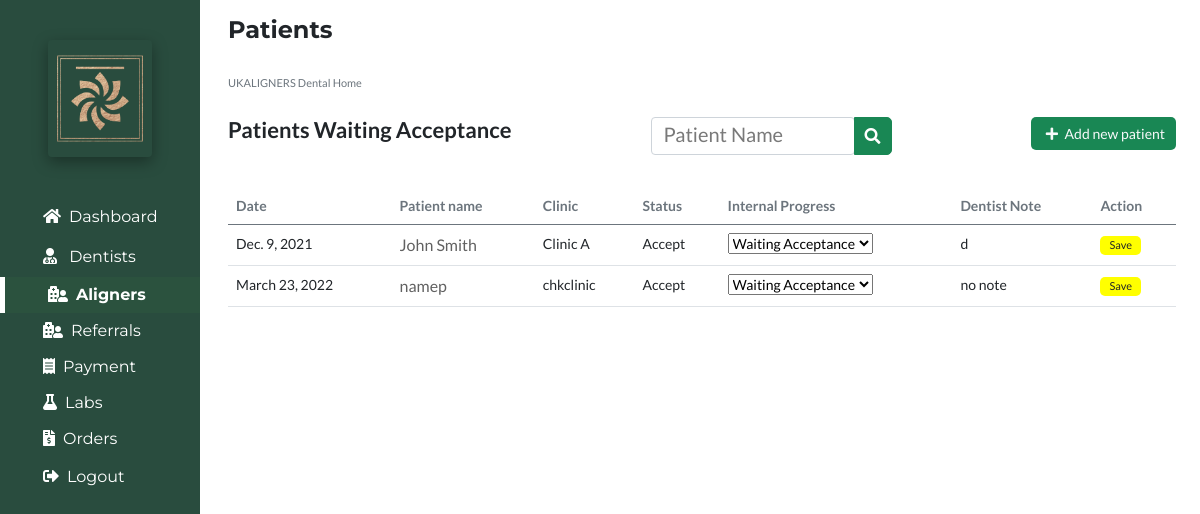
The app's page /patientwa (signed in), older data.
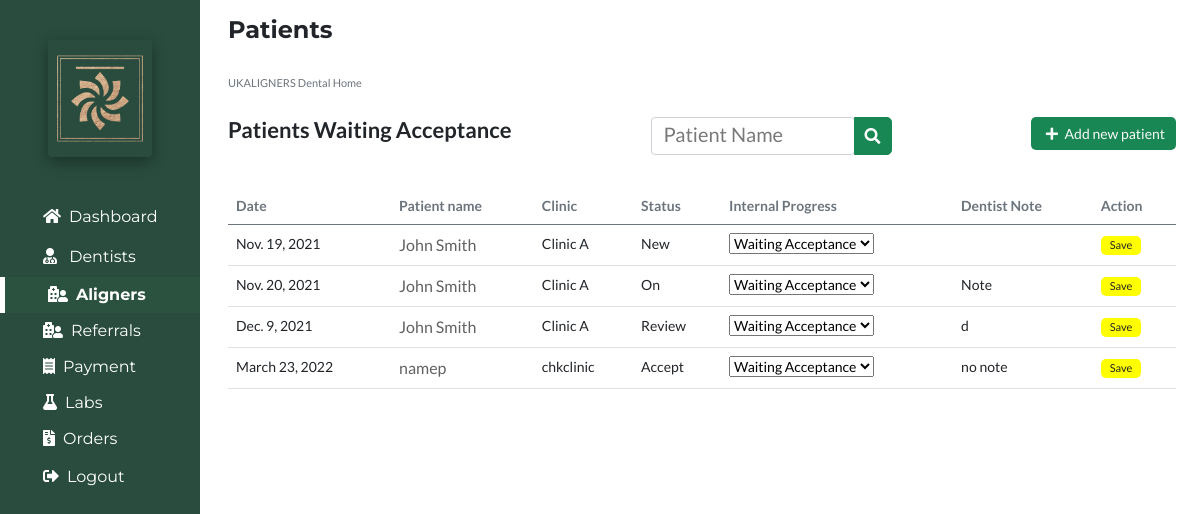
The same page, newer data.
### portfolioApp/models.py (models this page shows, shortened)
class Patient(models.Model):
    Dentist=models.ForeignKey(User,on_delete=models.CASCADE)
    Prescriber=models.CharField(max_length=100,null=True)
    Clinic=models.CharField(max_length=300,null=True)
    Email=models.CharField(max_length=300,null=True)
    Telephone=models.CharField(max_length=300,null=True)
    PatientName=models.CharField(max_length=100,null=True)
    Sex=models.CharField(max_length=100,null=True)
    TreatmentInPast=models.CharField(max_length=100,null=True)
    Age=models.CharField(max_length=100,null=True)
    Address1=models.CharField(max_length=100,null=True)
    Address2=models.CharField(max_length=100,null=True)
    OralScan=models.CharField(max_length=100,null=True)
    Impression=models.CharField(max_length=100,null=True)
    UpperJaw=models.FileField(null=True)
    LowerJaw=models.FileField(null=True)
    Photo1=models.ImageField(null=True)
    Photo2=models.ImageField(null=True)
    Photo3=models.ImageField(null=True)
    Photo4=models.ImageField(null=True)
    Treatment=models.CharField(max_length=50,null=True)
    TreatmentRequired=models.CharField(max_length=50,null=True)
    Aligners=models.CharField(max_length=50,null=True)
    TreatmentLimit=models.CharField(max_length=50,null=True)
    Overbite=models.CharField(max_length=50,null=True)
    Overjet=models.CharField(max_length=50,null=True)
    Expension=models.CharField(max_length=50,null=True)
    IPR=models.CharField(max_length=50,null=True)
    Procline=models.CharField(max_length=50,null=True)
    Distalize=models.CharField(max_length=50,null=True)
    UpperMidline=models.CharField(max_length=50,null=True)
    LoverMidline=models.CharField(max_length=50,null=True)
    ArchForm=models.CharField(max_length=50,null=True)
    PCrossbite=models.CharField(max_length=50,null=True)
    Hint1=models.CharField(max_length=50,null=True)
    Hint2=models.CharField(max_length=50,null=True)
    Hint3=models.CharField(max_length=50,null=True)
    DentistNote=models.TextField(default="Not Added",null=True)
    AdminNote=models.TextField(default="Not Added",null=True)
    Status=models.CharField(max_length=20,default="Pending",null=True,choices=(("Accept","Accept"),("Review","Review"),("Decline","Decline"),("On-Hold","On-Hold")
    ))
    InternalStatus=models.CharField(max_length=30,null=True,default="On")
    Date=models.DateField(auto_now_add=True)
    file=models.FileField(null=True)
    AdminStatus = models.CharField(max_length=1000,null=True)
    Stage = models.CharField(max_length=1000,null=True)
    Note = models.CharField(max_length=10000,null=True)
    Action = models.CharField(max_length=1000,null=True)

### portfolioApp/views.py (the view, shortened to what this page needs)
# urls.py: path('patientwa', views.patientwa, name='patientwa'),
@login_required(login_url='login')
def patientwa(request):
    if request.user.is_superuser or request.user.is_staff:
        mypatients=Patient.objects.filter(InternalStatus="Waiting Acceptance").order_by("PatientName")
        if "Save" in request.POST:
            id=request.POST.get('id')
            editpatient=Patient.objects.get(id=id)
            editpatient.Status=request.POST.get('Status')
            editpatient.InternalStatus=request.POST.get('InternalStatus')
            editpatient.save()
    context={
        'patients':'active',
        'mypatients':mypatients,
    }
    return render(request,'patientwa.html',context)

### portfolioApp/templates/patientwa.html (shortened to what this page needs)
{% extends 'base.html' %}
{% load static %}
{% block body %}
<section class="px-4">
<h4 class="py-3"><b>Patients</b></h4>
<div class="">
<span class="text-secondary">UKALIGNERS Dental Home</span>
<div class="d-flex justify-content-between py-3">
<h5><b>Patients Waiting Acceptance</b></h5>
<div class="search-bar">
<div class="input-group">
  <div class="form-outline">
  <form action="{% url 'patientsearchresults' %}" method="get">
    <input type="search" id="patientName"  class="form-control" placeholder="Patient Name" name="PatientSearchQuery" />
  </div>
  <button type="submit" class="btn btn-success bg-success">
    <i class="fas fa-search"></i>
  </button>
</div>
</div>
<div class="add-new">
<a href="{% url 'addnewpatient' %}" class="btn btn-sm text-light bg-success"><i class="fas fa-plus mx-1"></i> Add new patient</a>
</div>
</div>
<div class="col-sm-12 px-0 pb-3 my-3 table-responsive"style="font-size:14px;">
<table class="table ">
<thead class="text-secondary">
<tr>
<th scope="col">Date</th>
<th scope="col">Patient name</th>
<th scope="col">Clinic</th>
<th scope="col">Status</th>
<th scope="col">Internal Progress</th>
{% if user.is_superuser %}
<th scope="col">Dentist Note</th>
{% endif %}
<th>Action</th>
</tr>
</thead>
<tbody>
{% for patients in mypatients %}
<tr>
<td>{{patients.Date}}</td>
{% if not user.is_staff or user.is_superuser %}
<td><a href="/patientdetail/{{patients.id}}/">{{patients.PatientName}} {{patients.PatientSurname}}</a></td>
{% else %}
<td class="text-secondary">{{patients.PatientName}} {{patients.PatientSurname}}</td>
{% endif %}
<td>{{patients.Clinic}}</td>
<form action="" method="POST">
<td>
{% if not user.is_superuser or not user.is_staff %}
    <select name="Status" id="Status">
        <option value="{{patients.Status}}"selected>{{patients.Status}}</option>
        <option value="Accepted">Accept</option>
        <option value="Review">Review</option>
        <option value="On Hold">On Hold</option>
        <option value="Declined">Decline</option>
    </select>
{% else %}
{{patients.Status}}
{% endif %}
</td>
<td>
{% if user.is_superuser %}
    <select name="InternalStatus" id="InternalStatus">
        <option value="{{patients.InternalStatus}}"selected>{{patients.InternalStatus}}</option>
    </select>
{% else %}
{{patients.InternalStatus}}
 <input type="hidden" name="InternalStatus"value="{{patients.InternalStatus}}">
{% endif %}
</td>
{% if user.is_superuser %}
<td style="max-width:300px;">{{patients.DentistNote}}</td>
{% endif %}
<td>
    <input type="submit" class="btn px-2 py-0" value="Save" style="background:yellow;font-size:11px;" name="Save">
</td>
</form>
</tr>
{% endfor %}
</tbody>
</table>
</div>
</div>
</section>
{% endblock body %}

### portfolioApp/templates/base.html (shortened to what this page needs)
{% load static %}
<!DOCTYPE html>
<html lang="en">
 <head>
    <link rel="stylesheet" href="{% static 'css/all.min.css' %}" >
    <link href="{% static 'css/bootstrap.min.css' %} " rel="stylesheet">
    <link rel="stylesheet" href="{% static 'css/fontawesome.css' %}" >
    <link rel="stylesheet" href="https://cdnjs.cloudflare.com/ajax/libs/font-awesome/4.7.0/css/font-awesome.min.css">
    <link rel="stylesheet" href="{% static 'css/animated.css' %}" >
    <link rel="stylesheet" href="{% static 'css/owl.css' %}" >
    <link href="https://unpkg.com/aos@2.3.1/dist/aos.css" rel="stylesheet">
</head>
<body>
<div class="row">
<div class="col-sm-2  d-none d-lg-block">
{% include 'sidebar.html' %}
</div>
<div class="col-sm-10">
{% block body %}
{% endblock body %}
</div>
</div>
</body>
</html>

### portfolioApp/templates/sidebar.html (shortened to what this page needs)
{% load static %}
<!DOCTYPE html>
<html lang="en">
 <head>
    <link rel="stylesheet" href="{% static 'css/all.min.css' %}" >
    <link href="{% static 'css/bootstrap.min.css' %} " rel="stylesheet">
    <link rel="stylesheet" href="{% static 'css/fontawesome.css' %}" >
    <link rel="stylesheet" href="https://cdnjs.cloudflare.com/ajax/libs/font-awesome/4.7.0/css/font-awesome.min.css">
    <link rel="stylesheet" href="{% static 'css/animated.css' %}" >
    <link rel="stylesheet" href="{% static 'css/owl.css' %}" >
    <link href="https://unpkg.com/aos@2.3.1/dist/aos.css" rel="stylesheet">
</head>
<body>
{% if user.is_superuser %}
<div class="col-sm-2 py-4"style="background:#294C3E;position:fixed;left:0;min-height:1600px;">
{% else %}
<div class="col-sm-2 py-4"style="background:rgb(40 40 41);position:fixed;left:0;min-height:1600px;">
{% endif %}
{% if user.is_superuser %}
<div class="logo text-center rounded p-2 mx-5 mt-3"style="box-shadow: rgba(0, 0, 0, 0.35) 0px 5px 15px;">
<img class="img-fluid"src="{% static 'images/Logo4.png' %} " style="object-fit:cover;width:100px;height:101px;" alt="Logo">
</div>
{% endif %}
<nav class="nav flex-column py-4"style="font-family: 'Montserrat', sans-serif;">
<a href="{% url 'dashboard' %}" class="nav-link {{dashboard}}"style="padding-left:35px;color:white;"><i class="fas fa-home mx-2"></i>Dashboard</a>
{% if user.is_superuser %}
<a href="{% url 'dentists' %}" class="nav-link {{dentists}}"style="padding-left:35px;color:white;"><i class="fas fa-user-md mx-2"></i> Dentists</a>
{% endif %}
<a  class="dropdown-btn nav-link {{patients}}"style="padding-left:35px;color:white;"><i class="fas fa-hospital-user mx-2"></i>Aligners</a>
<a  class="dropdown-btn nav-link {{referral}}"style="padding-left:35px;color:white;"><i class="fas fa-hospital-user mx-2"></i>Referrals</a>
{% if user.is_superuser or user.is_staff %}
<a  class="dropdown-btn nav-link {{payment}}"style="padding-left:35px;color:white;"><i class="fas  fa-receipt mx-2"></i>Payment</a>
{% endif %}
{% if user.is_superuser or user.is_staff %}
<a  class="dropdown-btn nav-link {{labs}}"style="padding-left:35px;color:white;"><i class="fas fa-flask mx-2"></i>Labs</a>
{% endif %}
{% if user.is_superuser or user.is_staff %}
<a  class="dropdown-btn nav-link {{orders}}"style="padding-left:35px;color:white;"><i class="fas fa-file-invoice-dollar mx-2"></i>Orders</a>
{% endif %}
<a href="{% url 'logout' %}" class="nav-link {{logout}}"style="padding-left:35px;color:white;"><i class="fas fa-sign-out-alt mx-2"></i>Logout</a>
</nav>
</div>
</body>
</html>

### portfolioApp/templates/base.html (style rules this page uses)
body { margin:0px; padding:0px; font-family: 'Lato', sans-serif; overflow-x: hidden; background:white; }
span,p { font-size:11px; color:black; }
h4 { font-family: 'Montserrat', sans-serif; }
::placeholder { color:#797979 !important; }
input, input::-webkit-input-placeholder { font-size: 13px; }
.btn { border-radius:5px; padding:5px 10px 5px 10px; background:#1B3229; }
a { text-decoration:none; color:#616161; }
a.nav-link.active { color: #96d3aa; border-left: 5px solid white; font-weight: bold; background: rgba(84, 248, 69, 0.035); }

### portfolioApp/templates/sidebar.html (style rules this page uses)
body { margin:0px; padding:0px; font-family: 'Lato', sans-serif; overflow-x: hidden; background:white; }
span { font-size:11px; color:black; }
h4 { font-family: 'Montserrat', sans-serif; font-size:24px; }
h5 { font-size:22px }
::placeholder { color:#797979 !important; }
input, input::-webkit-input-placeholder { font-size: 20px; }
.btn { border-radius:5px; padding:5px 10px 5px 10px; background:#1B3229; }
a { text-decoration:none; color:#616161; font-size:16px; }
a.nav-link.active { color: #96d3aa; border-left: 5px solid white; font-weight: bold; background: rgba(84, 248, 69, 0.035); }
.dropdown-btn { padding: 6px 8px 6px 16px; text-decoration: none; color: white; display: block; border: none; background: none; width: 100%; cursor: pointer; outline: none; }

Row changes from the older to the newer data that the page shows:
now on this page (row edited): Patient: Date "Nov. 19, 2021", PatientName "John Smith", Clinic "Clinic A", Status "New", InternalStatus "Waiting Acceptance"
now on this page (row edited): Patient: Date "Nov. 20, 2021", PatientName "John Smith", Clinic "Clinic A", Status "On", InternalStatus "Waiting Acceptance", DentistNote "Note"
changed Patient: Status "Accept" → "Review"
